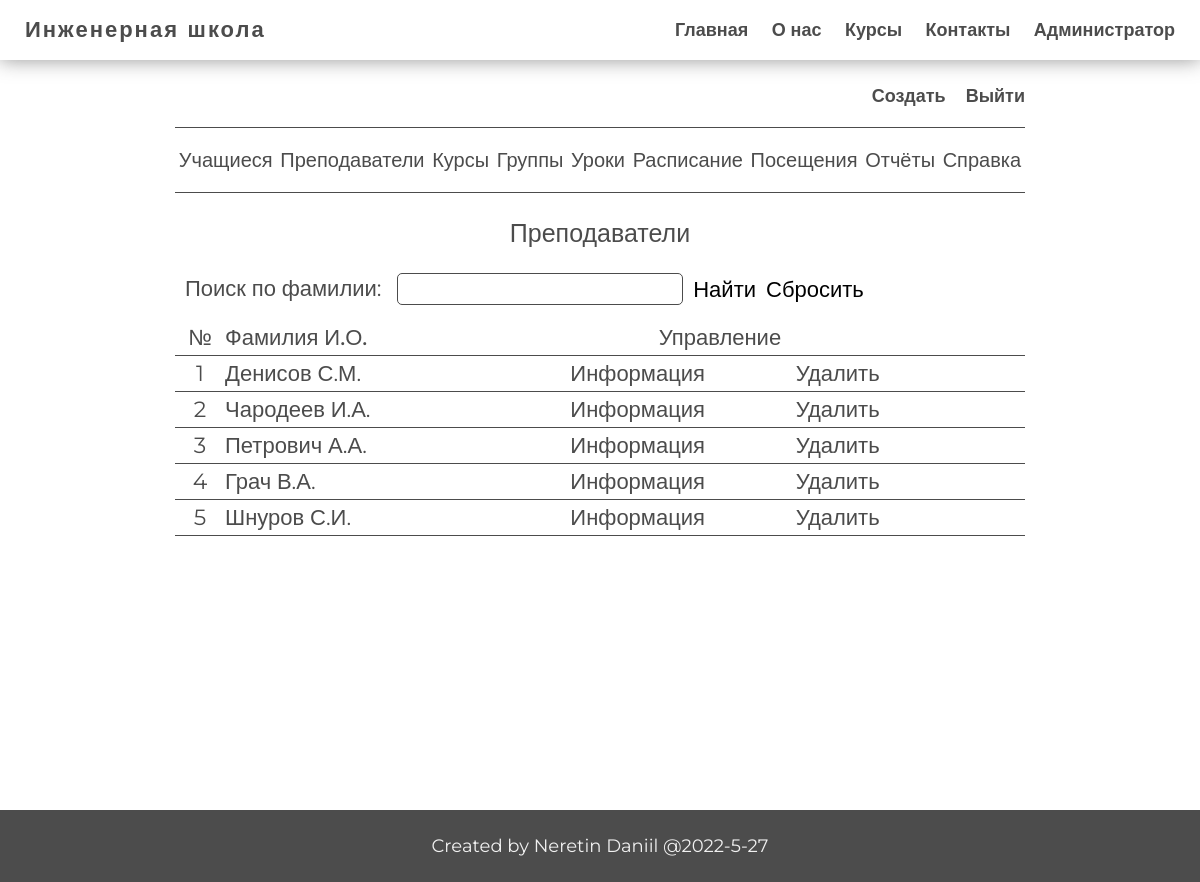
Screenshot of /admin/teachers/index.php (signed in) with the database file from the repository.
### tables this page shows
CREATE TABLE `teachers` (
  `id_teacher` int NOT NULL,
  `name` varchar(30) NOT NULL,
  `surname` varchar(30) NOT NULL,
  `last_name` varchar(30) NOT NULL,
  `description` varchar(500) DEFAULT NULL,
  `phone` varchar(13) DEFAULT NULL,
  `photo` varchar(80) DEFAULT NULL,
  `login` varchar(30) NOT NULL,
  `password` varchar(60) NOT NULL,
  `id_time_work` int DEFAULT NULL
);

### app/controllers/control.php (called while the page is built, shortened)
<?php
$find_sql = '';
include SITE_ROOT . '/app/db/db.php';
include SITE_ROOT . '/app/controllers/sort_find.php';

### app/db/db.php (called while the page is built, shortened)
<?php
require('connect.php');
function checkErrors($query)
{
    $errInfo = $query->errorInfo();
    return true;
}
function selectALL($table, $params = [])
{
    global $pdo;
    $sql = "select * from `$table`";
    $query = $pdo->prepare($sql);
    $query->execute();
    return $query->fetchAll();
}
function selectOrder($table, $sort_sql, $params = [])
{
    global $pdo;
    $sql = "select * from `$table`";
    if (!empty($params)) {
        $i = 0;
        foreach ($params as $key => $value) {
            $value = "`" . $value . "`";
            $key = "'" . $key . "'";
            if ($i === 0) {
                $sql = $sql . " WHERE $value = $key";
            } elseif ($i === 1) {
                $sql = $sql . " AND $value >= $key";
            } else {
                $sql = $sql . " AND $value <= $key";
            }
            $i++;
        }
    }
    $sql = $sql . " ORDER BY $sort_sql";
    $query = $pdo->prepare($sql);
    $query->execute();
    return $query->fetchAll();
}
function sort_link_bar($title, $a, $b, $table)
{
    $sort = @$_GET['sort'];
    if ($sort == $a) {
        return ' active" href="?sort=' . $b . '&table=' . $table . '">' . $title . ' <i>↑</i>';
    } elseif ($sort == $b) {
        return ' active" href="?sort=' . $a . '&table=' . $table . '">' . $title . ' <i>↓</i>';
    } else {
        return '" href="?sort=' . $a . '&table=' . $table . ' ">' . $title ;
    }
}

### app/controllers/sort_find.php (called while the page is built, shortened)
<?php
$teachers = selectALL('teachers');

### path.php (called while the page is built, shortened)
<?php
include SITE_ROOT . '/app/controllers/control.php';

### admin/teachers/index.php (the view, shortened to what this page needs)
<?php
include '../../path.php';
?>
<!DOCTYPE html>
<html lang="en">
<head>
    <?php include SITE_ROOT . '/app/include/head.php' ?>
</head>
<body>
<div class="wrapper">
    <?php include SITE_ROOT . '/app/include/header.php' ?>
    <main class="main">
        <div class="container">
            <div class="admin_pages">
                    <?php include SITE_ROOT . '/admin/include-admin/admin_panel.php' ?>
                <div class="admin_table">
                    <?php include SITE_ROOT . '/admin/include-admin/nav_admin.php' ?>
                    <div class="title_menu">
                        <?php include SITE_ROOT . '/admin/include-admin/admin_panel.php' ?>
                    </div>
                    <div class="title">Преподаватели</div>
                    <form action="index.php" method="post" class="search_menu">
                        <label>
                            Поиск по фамилии:
                            <input class="search" value="<?= $find_sql ?>" type="text" name="search">
                        </label>
                        <button type="submit" value="teachers" name="find">Найти</button>
                        <button type="submit" value="teachers" name="reset">Сбросить</button>
                    </form>
                    <div class="head_table">
                        <span class="number">№</span>
                        <a class="surname<?php echo sort_link_bar('Фамилия И.О.', 'surname_asc', 'surname_desc', 'teachers'); ?></a>
                        <span class="control">Управление</span>
                    </div>
                    <div class="table">
                        <?php foreach ($teachers as $key => $teacher): ?>
                            <div class="row_table">
                                <span class="number"><?= $key + 1; ?></span>
                                <span class="surname"><?php echo $teacher['surname'] . ' ';
                                    echo mb_substr($teacher['name'], 0, 1) . '.';
                                    echo mb_substr($teacher['last_name'], 0, 1) . '.'; ?></span>
                                <span class="control">
                                <a class="edit" href="teacher.php?table=teachers&id_edit=<?= $teacher['id_teacher']; ?>">Информация</a>
                                <a class="delete" onClick="return window.confirm('Удалить преподавателя?');" href="?table=teachers&del_id=<?= $teacher['id_teacher']; ?>">Удалить</a>
                            </span>
                            </div>
                        <?php endforeach; ?>
                    </div>
                </div>
            </div>
        </div>
    </main>
    <?php include SITE_ROOT . '/app/include/footer.php' ?>
</div>
</body>
</html>

### css/StylePHP.css (style rules this page uses)
.admin_table { margin: 0 auto; }
.admin_pages .admin_table .head_table { padding-right: 10px; }

### rows the page displays
teachers: surname "Денисов", name "С", last_name "М"
teachers: surname "Чародеев", name "И", last_name "А"
teachers: surname "Петрович", name "А", last_name "А"
teachers: surname "Грач", name "В", last_name "А"
teachers: surname "Шнуров", name "С", last_name "И"
